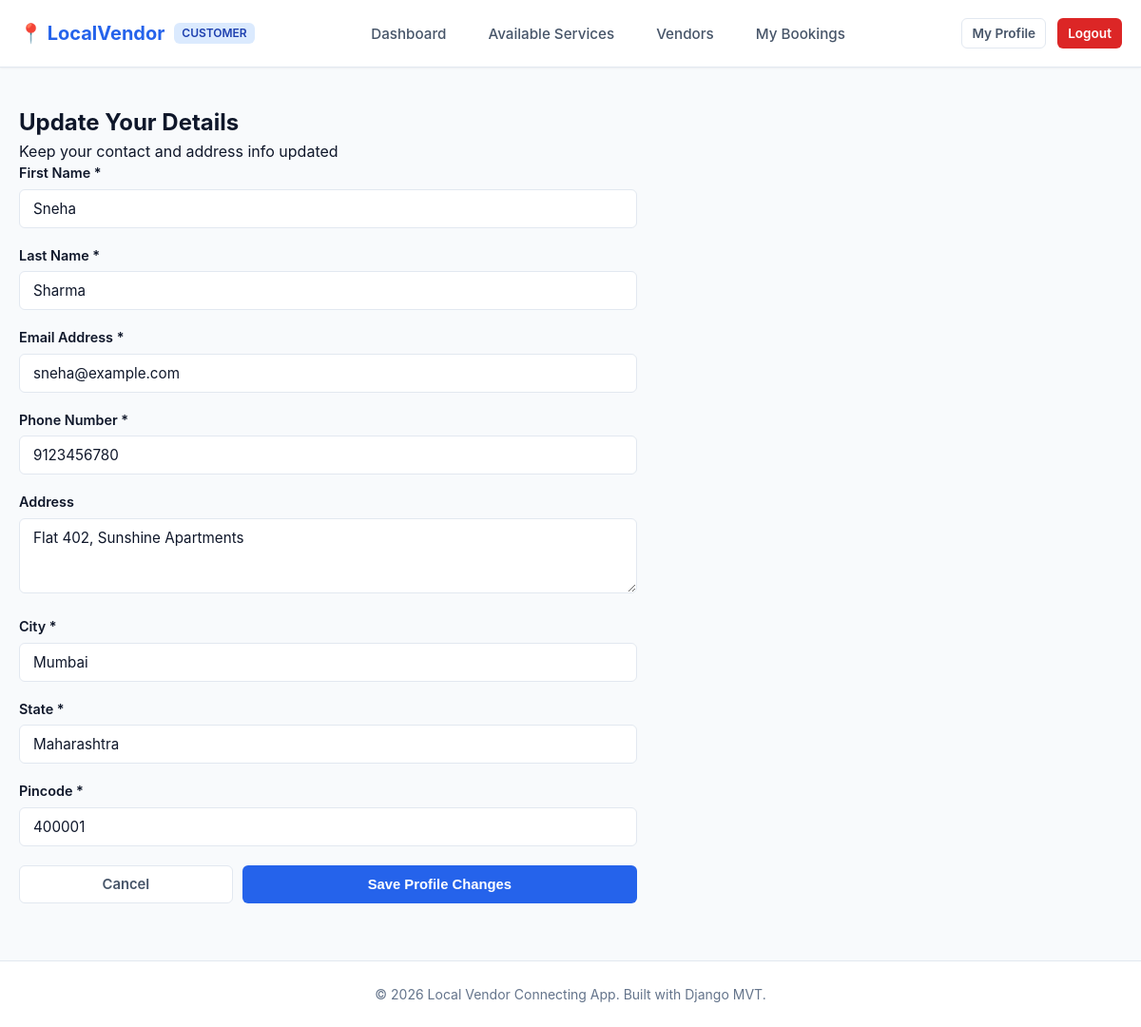
Page /customer/profile/edit/ (signed in) on the committed database.
### accounts/models.py (models this page shows, shortened)
class User(AbstractUser):
    CUSTOMER = 'customer'
    VENDOR = 'vendor'
    ADMIN = 'admin'
    USER_TYPE_CHOICES = [
        (CUSTOMER, 'Customer'),
        (VENDOR, 'Vendor'),
        (ADMIN, 'Admin'),
    ]
    user_type = models.CharField(
        max_length=10,
        choices=USER_TYPE_CHOICES,
        default=CUSTOMER,
    )

class CustomerProfile(models.Model):
    user = models.OneToOneField(User, on_delete=models.CASCADE, related_name='customer_profile')
    phone = models.CharField(max_length=15, blank=True)
    address = models.TextField(blank=True)
    city = models.CharField(max_length=100, blank=True)
    state = models.CharField(max_length=100, blank=True)
    pincode = models.CharField(max_length=10, blank=True)
    profile_picture = models.ImageField(upload_to=profile_picture_upload_path, blank=True, null=True)
    is_active_customer = models.BooleanField(default=True)
    created_at = models.DateTimeField(auto_now_add=True)
    updated_at = models.DateTimeField(auto_now=True)

### customer/views.py (the view)
# urls.py: path('profile/edit/', views.edit_profile, name='edit_profile'),
@customer_required
def edit_profile(request):
    profile = request.user.customer_profile
    if request.method == 'POST':
        form = CustomerProfileEditForm(request.POST)
        if form.is_valid():
            request.user.first_name = form.cleaned_data['first_name']
            request.user.last_name = form.cleaned_data['last_name']
            request.user.email = form.cleaned_data['email']
            request.user.save()
            profile.phone = form.cleaned_data['phone']
            profile.address = form.cleaned_data.get('address', '')
            profile.city = form.cleaned_data['city']
            profile.state = form.cleaned_data['state']
            profile.pincode = form.cleaned_data['pincode']
            profile.save()
            messages.success(request, 'Profile updated successfully!')
            return redirect('customer:profile')
    else:
        form = CustomerProfileEditForm(initial={
            'first_name': request.user.first_name,
            'last_name': request.user.last_name,
            'email': request.user.email,
            'phone': profile.phone,
            'address': profile.address,
            'city': profile.city,
            'state': profile.state,
            'pincode': profile.pincode,
        })
    context = {
        'form': form,
    }
    return render(request, 'customer/edit_profile.html', context)

### customer/forms.py
class CustomerProfileEditForm(forms.Form):
    first_name = forms.CharField(
        max_length=30,
        widget=forms.TextInput(attrs={'class': 'form-input'})
    )
    last_name = forms.CharField(
        max_length=30,
        widget=forms.TextInput(attrs={'class': 'form-input'})
    )
    email = forms.EmailField(
        widget=forms.EmailInput(attrs={'class': 'form-input'})
    )
    phone = forms.CharField(
        max_length=15,
        widget=forms.TextInput(attrs={'class': 'form-input'})
    )
    address = forms.CharField(
        required=False,
        widget=forms.Textarea(attrs={'class': 'form-input', 'rows': 3})
    )
    city = forms.CharField(
        max_length=100,
        widget=forms.TextInput(attrs={'class': 'form-input'})
    )
    state = forms.CharField(
        max_length=100,
        widget=forms.TextInput(attrs={'class': 'form-input'})
    )
    pincode = forms.CharField(
        max_length=10,
        widget=forms.TextInput(attrs={'class': 'form-input'})
    )

### templates/customer/edit_profile.html (shortened to what this page needs)
{% extends 'customer/customer_base.html' %}
{% block content %}
<div class="auth-wrapper" style="padding: 10px 0;">
    <div class="auth-card" style="max-width: 650px;">
        <div class="auth-header">
            <h2 class="auth-title">Update Your Details</h2>
            <p class="auth-subtitle">Keep your contact and address info updated</p>
        </div>
        <form method="POST" action="{% url 'customer:edit_profile' %}">
            <div class="form-row">
                <div class="form-group">
                    <label class="form-label">First Name *</label>
                    {{ form.first_name }}
                </div>
                <div class="form-group">
                    <label class="form-label">Last Name *</label>
                    {{ form.last_name }}
                </div>
            </div>
            <div class="form-row">
                <div class="form-group">
                    <label class="form-label">Email Address *</label>
                    {{ form.email }}
                </div>
                <div class="form-group">
                    <label class="form-label">Phone Number *</label>
                    {{ form.phone }}
                </div>
            </div>
            <div class="form-group">
                <label class="form-label">Address</label>
                {{ form.address }}
            </div>
            <div class="form-row">
                <div class="form-group">
                    <label class="form-label">City *</label>
                    {{ form.city }}
                </div>
                <div class="form-group">
                    <label class="form-label">State *</label>
                    {{ form.state }}
                </div>
                <div class="form-group">
                    <label class="form-label">Pincode *</label>
                    {{ form.pincode }}
                </div>
            </div>
            <div style="display: flex; gap: 10px; margin-top: 20px;">
                <a href="{% url 'customer:profile' %}" class="btn btn-secondary" style="flex: 1;">Cancel</a>
                <button type="submit" class="btn btn-primary" style="flex: 2;">Save Profile Changes</button>
            </div>
        </form>
    </div>
</div>
{% endblock %}

### static/css/base.css (style rules this page uses)
:root { --primary: #2563eb; --primary-hover: #1d4ed8; --primary-light: #eff6ff; --secondary: #475569; --success: #16a34a; --warning: #d97706; --danger: #dc2626; --bg-main: #f8fafc; --surface: #ffffff; --text-main: #0f172a; --text-muted: #64748b; --border: #e2e8f0; --border-focus: #93c5fd; --radius-sm: 6px; --radius-md: 10px; --radius-lg: 16px; --shadow-sm: 0 1px 2px 0 rgba(0, 0, 0, 0.05); --shadow-md: 0 4px 6px -1px rgba(0, 0, 0, 0.1), 0 2px 4px -2px rgba(0, 0, 0, 0.05); --shadow-lg: 0 10px 15px -3px rgba(0, 0, 0, 0.1), 0 4px 6px -4px rgba(0, 0, 0, 0.05); --font: -apple-system, BlinkMacSystemFont, "Segoe UI", Roboto, "Helvetica Neue", Arial, sans-serif; }
* { box-sizing: border-box; margin: 0; padding: 0; }
body { font-family: var(--font); background-color: var(--bg-main); color: var(--text-main); line-height: 1.5; min-height: 100vh; display: flex; flex-direction: column; }
a { color: var(--primary); text-decoration: none; transition: color 0.15s ease-in-out; }
.btn { display: inline-flex; align-items: center; justify-content: center; padding: 8px 16px; font-size: 0.925rem; font-weight: 600; border-radius: var(--radius-sm); border: 1px solid transparent; cursor: pointer; transition: all 0.15s ease-in-out; text-decoration: none; }
.btn-primary { background-color: var(--primary); color: #ffffff; }
.btn-secondary { background-color: var(--surface); color: var(--secondary); border-color: var(--border); }
.form-group { margin-bottom: 18px; }
.form-label { display: block; font-weight: 600; font-size: 0.9rem; color: var(--text-main); margin-bottom: 6px; }
.form-input, .form-select, .form-textarea { width: 100%; padding: 10px 14px; border: 1px solid var(--border); border-radius: var(--radius-sm); font-size: 0.95rem; color: var(--text-main); background-color: var(--surface); font-family: inherit; transition: border-color 0.15s, box-shadow 0.15s; }

### rows in the picture
User: first_name "Sneha", last_name "Sharma", email "sneha@example.com"
CustomerProfile: phone "9123456780", address "Flat 402, Sunshine Apartments", city "Mumbai", state "Maharashtra", pincode "400001"
